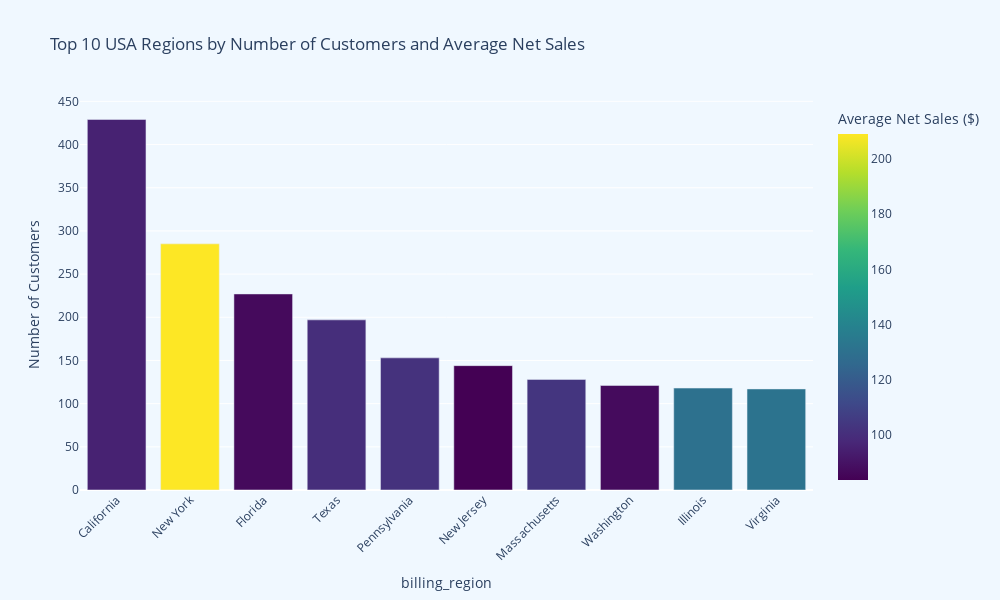

The cell this chart's notebook holds for it:
### Code cell
# Get top USA regions by customer amount and calculate average net sales
top_usa_regions = usa.groupby('billing_region').agg({
    'customer_id': 'nunique',
    'net_sales': 'mean'
}).sort_values('customer_id', ascending=False).head(10)

# Rename columns for clarity
top_usa_regions.columns = ['Number of Customers', 'Average Net Sales']

# Create a bar plot
fig = px.bar(top_usa_regions, 
             x=top_usa_regions.index, 
             y='Number of Customers',
             title='Top 10 USA Regions by Number of Customers and Average Net Sales',
             labels={'x': 'Region', 'y': 'Number of Customers'},
             color='Average Net Sales',
             color_continuous_scale='Viridis')

# Customize the layout
fig.update_layout(
    xaxis_tickangle=-45,
    plot_bgcolor='aliceblue',
    paper_bgcolor='aliceblue',
    height=600,
    width=1000,
    coloraxis_colorbar=dict(title="Average Net Sales ($)")
)

# Show the plot
fig.show()

### Figure 1 — Plotly figure (JSON) as saved in the notebook; plotly's stock layout.template omitted (floating-point values rounded to 4 significant figures)
{"data": [{"alignmentgroup": "True", "hovertemplate": "billing_region=%{x}<br>Number of Customers=%{y}<br>Average Net Sales=%{marker.color}<extra></extra>", "legendgroup": "", "marker": {"color": [95.41, 209.0, 86.92, 100.4, 102.0, 83.8, 103.0, 87.46, 130.3, 131.6], "coloraxis": "coloraxis", "pattern": {"shape": ""}}, "name": "", "offsetgroup": "", "orientation": "v", "showlegend": false, "textposition": "auto", "type": "bar", "x": ["California", "New York", "Florida", "Texas", "Pennsylvania", "New Jersey", "Massachusetts", "Washington", "Illinois", "Virginia"], "xaxis": "x", "y": [429, 285, 227, 197, 153, 144, 128, 121, 118, 117], "yaxis": "y"}], "layout": {"barmode": "relative", "coloraxis": {"colorbar": {"title": {"text": "Average Net Sales ($)"}}, "colorscale": [[0, "#440154"], [0.1111, "#482878"], [0.2222, "#3e4989"], [0.3333, "#31688e"], [0.4444, "#26828e"], [0.5556, "#1f9e89"], [0.6667, "#35b779"], [0.7778, "#6ece58"], [0.8889, "#b5de2b"], [1, "#fde725"]]}, "height": 600, "legend": {"tracegroupgap": 0}, "paper_bgcolor": "aliceblue", "plot_bgcolor": "aliceblue", "title": {"text": "Top 10 USA Regions by Number of Customers and Average Net Sales"}, "width": 1000, "xaxis": {"anchor": "y", "domain": [0, 1], "tickangle": -45, "title": {"text": "billing_region"}}, "yaxis": {"anchor": "x", "domain": [0, 1], "title": {"text": "Number of Customers"}}}}
